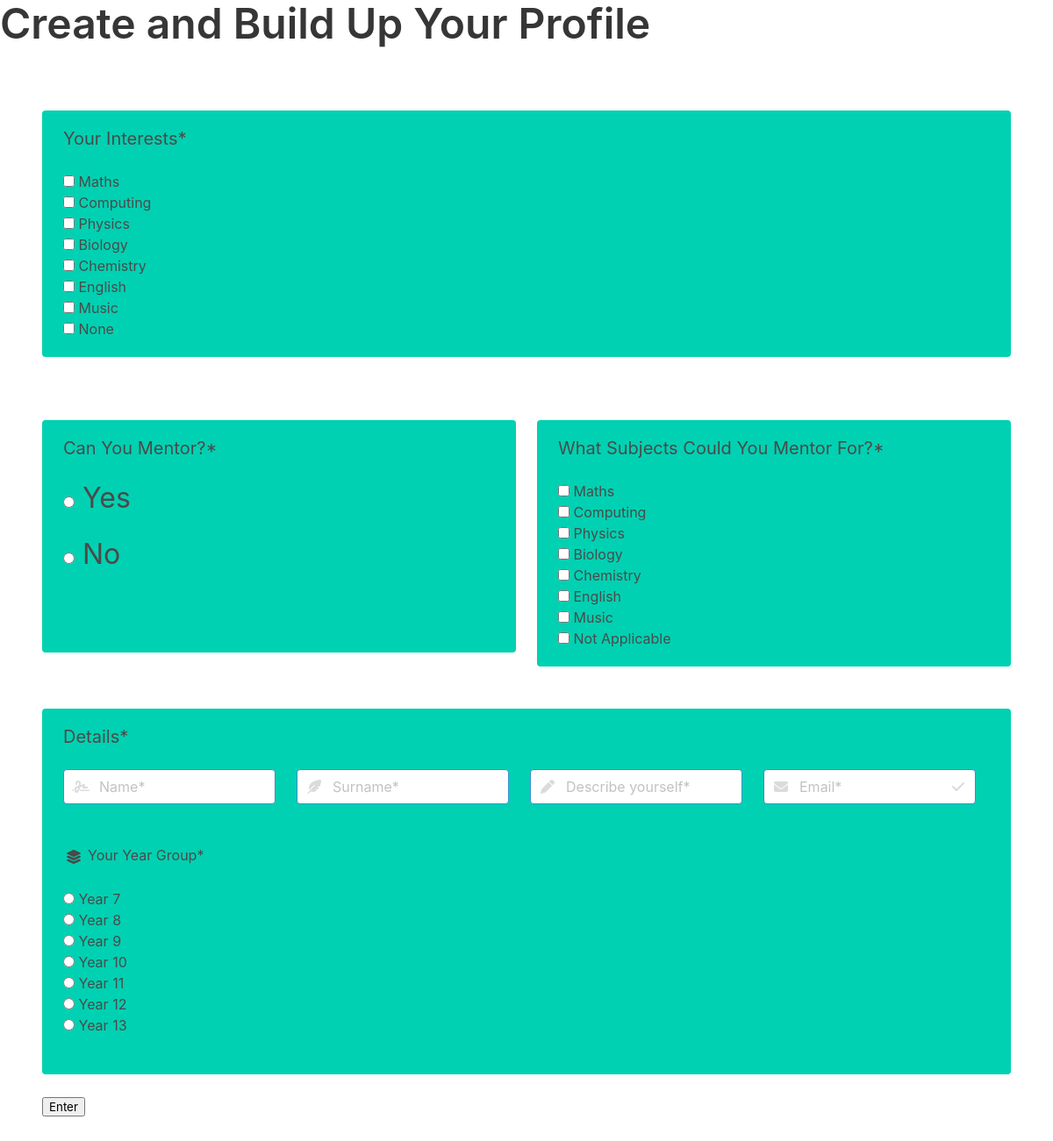
Page /FindMeA/createyourprofile (signed in) on the committed database.
### FindMeA/models.py (models this page shows, shortened)
class Interest(models.Model):
    interest_text = models.CharField(max_length=200)

### FindMeA/views.py (the view)
# urls.py: path('createyourprofile', views.createyourprofile, name = "createyourprofile"),
def createyourprofile(request):
    username = request.user
    mentorsubjects = Mentor.objects.all()
    interests = Interest.objects.all()
    yeargroups = ["Year 7", "Year 8", "Year 9", "Year 10", "Year 11", "Year 12", "Year 13"]
    if not request.user.is_authenticated:
        return load_login_page(request)
    return render(request, 'FindMeA/createyourprofile.html', {"yeargroups":yeargroups, "username":username, "interests":interests, "mentorsubjects":mentorsubjects})

### FindMeA/templates/FindMeA/createyourprofile.html (shortened to what this page needs)
<!DOCTYPE html>
<html>
<head>
    <link rel="stylesheet" href="https://cdn.jsdelivr.net/npm/bulma@0.9.3/css/bulma.min.css">
</head>
<body has-background-primary>
    <p class="title is-1">Create and Build Up Your Profile</p>
    <form action="{% url 'FindMeA:makeprofile' %}" method="post">
        <section class="section">
                    <div class="notification has-background-primary">
                        <p class="subtitle is-5">Your Interests*</p>
                    {% for interest in interests %}
                    <label>
                        <input type="checkbox" name="interests" id="{{interest.id}}" value={{interest.interest_text}}>
                        {{interest.interest_text}}
                        <br>
                    </label>
                    {% endfor %}
                    <input type="checkbox" name="None" id="None" value="None">
                    <label for="None">None</label> <br>
                    </div>
                    <br>
        <br>
            <div class = "columns is-multiline">
                <div class = "column is-one-half">
                    <div class="notification has-background-primary">
                        <p class="subtitle is-5">Can You Mentor?*</p>
                        <p class = "subtitle is-3"><input type="radio" name="mentoring" id="yes" value="yes">
                        <label for="yes">Yes</label></p>
                        <p class = "subtitle is-3"><input type="radio" name="mentoring" id="no" value="no">
                        <label for="no">No</label></p>
                        <br><br>
                    </div>
                </div>
        <br>
                <div class = "column is-one-half">
                    <div class="notification has-background-primary">
                        <p class="subtitle is-5">What Subjects Could You Mentor For?*</p>
                            {% for subject in interests %}
                            <label>
                                <input type="checkbox" name="mentors" id="{{subject.id}}" value="{{subject.interest_text}}">
                                {{subject.interest_text}}
                                <br>
                            </label>
                            {% endfor %}
                            <input type="checkbox" name="Not Applicable" id="Not Applicable" value="Not Applicable">
                            <label for="Not Applicable">Not Applicable</label><br>
                    </div>
                </div>
            </div>
        <br>
                    <div class="notification has-background-primary">
                        <p class="subtitle is-5">Details*</p>
                        <div class="columns">
                            <div class="column">
                                <p class="control has-icons-left has-icons-right">
                                    <input class = "input is-info" type="text" placeholder = "Name*" id="Name" name="Name"><br><br>
                                    <span class="icon is-small is-left">
                                                                                </span>
                                </p>
                            </div>
                            <div class = "column">
                                <p class="control has-icons-left has-icons-right">
                                    <input class = "input is-info" type="text" placeholder = "Surname*" id="Surname" name="Surname"><br><br>
                                    <span class="icon is-small is-left">
                                    </span>
                                </p>
                            </div>
                            <div class = "column">
                                <p class="control has-icons-left has-icons-right">
                                    <input class = "input is-info" type="text" placeholder = "Describe yourself*" id="Description" name="Description"><br><br>
                                    <span class="icon is-small is-left">
                                    </span>
                                </p>
                            </div>
                            <div class = "column">
                                <p class="control has-icons-left has-icons-right">
                                    <input class = "input is-info" type="email" placeholder = "Email*" id="Communicate" name="Communicate">
                                    <span class="icon is-small is-left">
                                    </span>
                                    <span class="icon is-small is-right">
                                    </span>
  </p>
                            </div>
                        </div>
                        <span class="icon-text">
                            <span class="icon">
                                <i class="fa-solid fa-layer-group"></i>
                            </span>
                            <span><p class="subtitle is-6">Your Year Group*</p> </span>
                          </span>
                        <br><br>
                        {% for year in yeargroups %}
                        <input type="radio" name="year" id="{{year}}" value="{{year}}">
                        <label for={{year}}>{{year}}</label>
                        <br>
                        {% endfor %}
                        <br>
                    </div>
                    <input type="submit" value="Enter">
        </section>
    </form>
</body>
</html>

### rows in the picture
Interest: interest_text "Maths"
Interest: interest_text "Computing"
Interest: interest_text "Physics"
Interest: interest_text "Biology"
Interest: interest_text "Chemistry"
Interest: interest_text "English"
Interest: interest_text "Music"

### other values in the picture
{{ year }} "Year 7" "Year 8" "Year 9" "Year 10" "Year 11" "Year 12" "Year 13"
